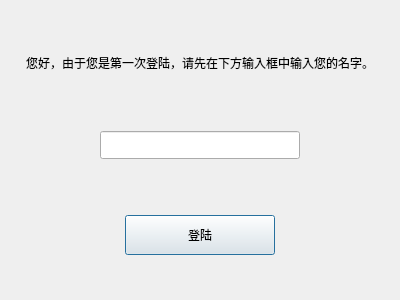
<?xml version="1.0" encoding="UTF-8"?>
<ui version="4.0">
 <class>login_dialog</class>
 <widget class="QDialog" name="login_dialog">
  <property name="geometry">
   <rect>
    <x>0</x>
    <y>0</y>
    <width>400</width>
    <height>300</height>
   </rect>
  </property>
  <property name="windowTitle">
   <string>登陆</string>
  </property>
  <layout class="QVBoxLayout" name="verticalLayout" stretch="5,0,0,5">
   <property name="topMargin">
    <number>0</number>
   </property>
   <property name="bottomMargin">
    <number>45</number>
   </property>
   <item>
    <widget class="QLabel" name="label">
     <property name="text">
      <string>您好，由于您是第一次登陆，请先在下方输入框中输入您的名字。</string>
     </property>
     <property name="alignment">
      <set>Qt::AlignCenter</set>
     </property>
    </widget>
   </item>
   <item>
    <layout class="QHBoxLayout" name="horizontalLayout">
     <item>
      <spacer name="horizontalSpacer">
       <property name="orientation">
        <enum>Qt::Horizontal</enum>
       </property>
       <property name="sizeHint" stdset="0">
        <size>
         <width>40</width>
         <height>20</height>
        </size>
       </property>
      </spacer>
     </item>
     <item>
      <widget class="QLineEdit" name="name_line">
       <property name="minimumSize">
        <size>
         <width>200</width>
         <height>28</height>
        </size>
       </property>
       <property name="alignment">
        <set>Qt::AlignCenter</set>
       </property>
      </widget>
     </item>
     <item>
      <spacer name="horizontalSpacer_2">
       <property name="orientation">
        <enum>Qt::Horizontal</enum>
       </property>
       <property name="sizeHint" stdset="0">
        <size>
         <width>40</width>
         <height>20</height>
        </size>
       </property>
      </spacer>
     </item>
    </layout>
   </item>
   <item>
    <spacer name="verticalSpacer">
     <property name="orientation">
      <enum>Qt::Vertical</enum>
     </property>
     <property name="sizeHint" stdset="0">
      <size>
       <width>20</width>
       <height>50</height>
      </size>
     </property>
    </spacer>
   </item>
   <item>
    <layout class="QHBoxLayout" name="horizontalLayout_2">
     <item>
      <spacer name="horizontalSpacer_3">
       <property name="orientation">
        <enum>Qt::Horizontal</enum>
       </property>
       <property name="sizeHint" stdset="0">
        <size>
         <width>40</width>
         <height>20</height>
        </size>
       </property>
      </spacer>
     </item>
     <item>
      <widget class="QPushButton" name="login_btn">
       <property name="minimumSize">
        <size>
         <width>150</width>
         <height>40</height>
        </size>
       </property>
       <property name="text">
        <string>登陆</string>
       </property>
      </widget>
     </item>
     <item>
      <spacer name="horizontalSpacer_4">
       <property name="orientation">
        <enum>Qt::Horizontal</enum>
       </property>
       <property name="sizeHint" stdset="0">
        <size>
         <width>40</width>
         <height>20</height>
        </size>
       </property>
      </spacer>
     </item>
    </layout>
   </item>
  </layout>
 </widget>
 <resources/>
 <connections/>
</ui>
